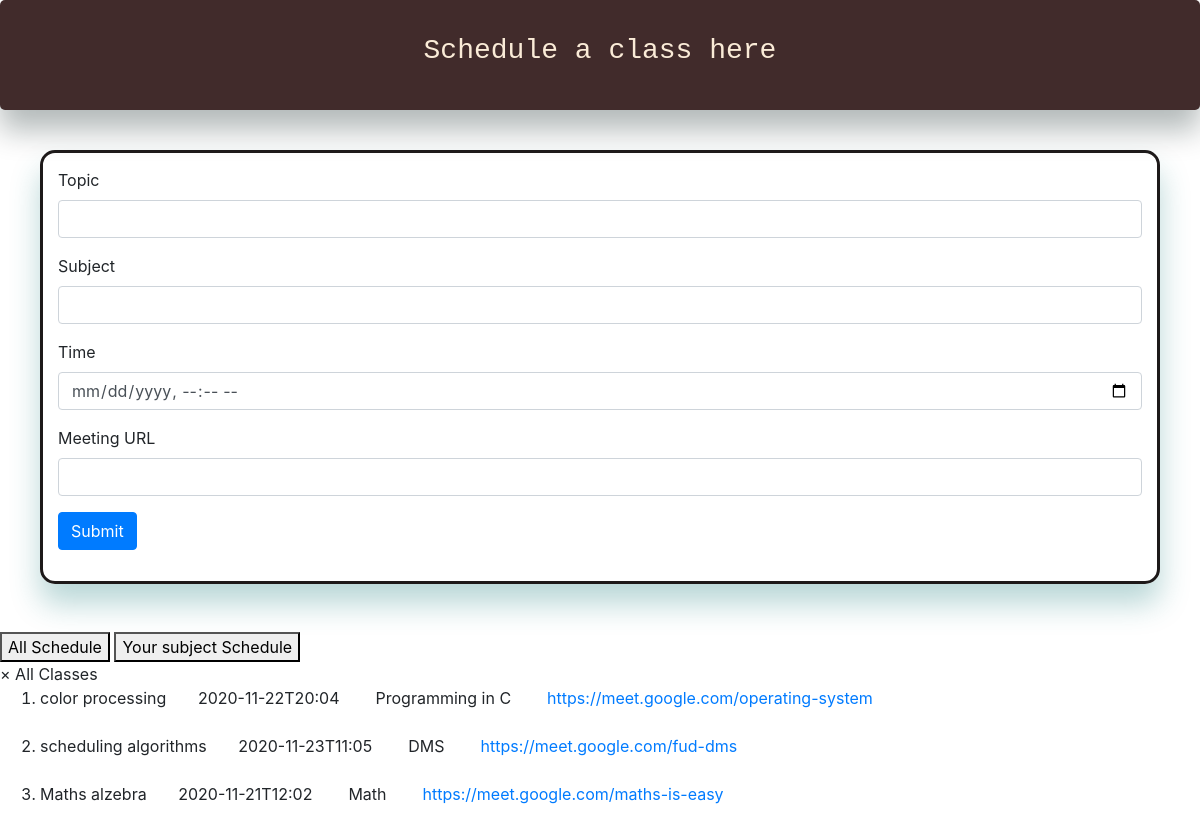
The page /schedule (signed in) on the database its author committed.
### app.py (models this page shows, shortened)
class MySchedule(db.Model):
	id = db.Column(db.Integer, primary_key=True)
	subject = db.Column(db.String(100), default=1)
	topic = db.Column(db.String(2000), nullable=False)
	time = db.Column(db.String(50))
	url = db.Column(db.String(50), nullable=False)

### app.py (the view)
@app.route("/schedule", methods=["GET", "POST"])
def setSchedule():
	if(request.method=="POST"):
		subject = request.form["subject"]
		topic = request.form["topic"]
		time = request.form["time"]
		url = request.form["meetingurl"]
		new_schedule = MySchedule(subject=subject, topic=topic, time=time, url = url)
		try:
			db.session.add(new_schedule)
			db.session.commit()
			return redirect("/schedule")
		except:
			return "something went wrong"
	else:
		current_time = datetime.utcnow
		subjectclasses = db.session.query(MySchedule).filter_by(subject="DMS").all()
		db.session.commit()
		allclasses = db.session.query(MySchedule).all()
		db.session.commit()
		return render_template("schedule.html", allclasses=allclasses, subjectclasses = subjectclasses)

### templates/schedule.html (shortened to what this page needs)
{% include "base.html" %}
{% if session['teacher_logged_in'] %}
<Div style=" max-width: 80rem; margin: auto; margin-bottom: 5vh; background-color: rgb(65, 43, 43); color: antiquewhite; box-shadow: 0 20px 30px 0 rgba(1, 24, 24, 0.3);
    padding: 10px;
    border: inherit;
    border-radius: 5px;" class="heading">
  <h3 style="padding-top: 3vh; padding-bottom: 3vh; text-align: center; font-family: monospace;" > Schedule a class here </h3>
</Div>
<div style="width: 100%;
    height: auto;
    max-width: 70rem;
    margin: auto; border: 3px solid rgb(29, 25, 25); border-radius: 15px;
box-shadow: 0 20px 30px 0 rgba(23, 121, 121, 0.3);">
  <form style="padding: 15px 15px 15px 15px;" action= "/schedule" method="post">
      <div class="form-group">
      <label for="exampleInputPassword1">Topic</label>
      <input type="text" class="form-control" name="topic" required="true">
    </div>
    <div class="form-group">
      <label for="exampleInputPassword1">Subject</label>
      <input type="text" class="form-control" name="subject" required="true">
    </div>
    <div class="form-group">
      <label for="exampleInputPassword1">Time</label>
      <input type="datetime-local" class="form-control" name="time" required="true">
    </div>
    <div class="form-group">
      <label for="exampleInputPassword1">Meeting URL</label>
      <input type="text" class="form-control" name="meetingurl" required="true">
    </div>
    <button type="submit" class="btn btn-primary">Submit</button>
  </form>
</div>
{%else%}
    <a href="/teacher-login"> Teacher login </a>
{% endif %}
<div class="w3-bar w3-black">
  <button class="w3-bar-item w3-button" onclick="openCity('London')">All Schedule</button>
  <button class="w3-bar-item w3-button" onclick="openCity('Paris')">Your subject Schedule</button>
</div>
<div id="London" class="w3-container w3-display-container city">
  <span onclick="this.parentElement.style.display='none'">&times;</span>
  All Classes <br>
  <ol>
    {% for i in allclasses %}
       <li> {{i.topic}} &nbsp;&nbsp;&nbsp;&nbsp;&nbsp; {{i.time}} &nbsp;&nbsp;&nbsp;&nbsp;&nbsp;&nbsp; {{i.subject}}  &nbsp;&nbsp;&nbsp;&nbsp;&nbsp;&nbsp; <a href="{{i.url}}" target="_blank">{{i.url}}</a>
        </li>
        <br>
    {% endfor %}
    </ol>
</div>

### rows shown on the page
MySchedule: topic "color processing", time "2020-11-22T20:04", subject "Programming in C", url "https://meet.google.com/operating-system"
MySchedule: topic "scheduling algorithms", time "2020-11-23T11:05", subject "DMS", url "https://meet.google.com/fud-dms"
MySchedule: topic "Maths alzebra", time "2020-11-21T12:02", subject "Math", url "https://meet.google.com/maths-is-easy"
